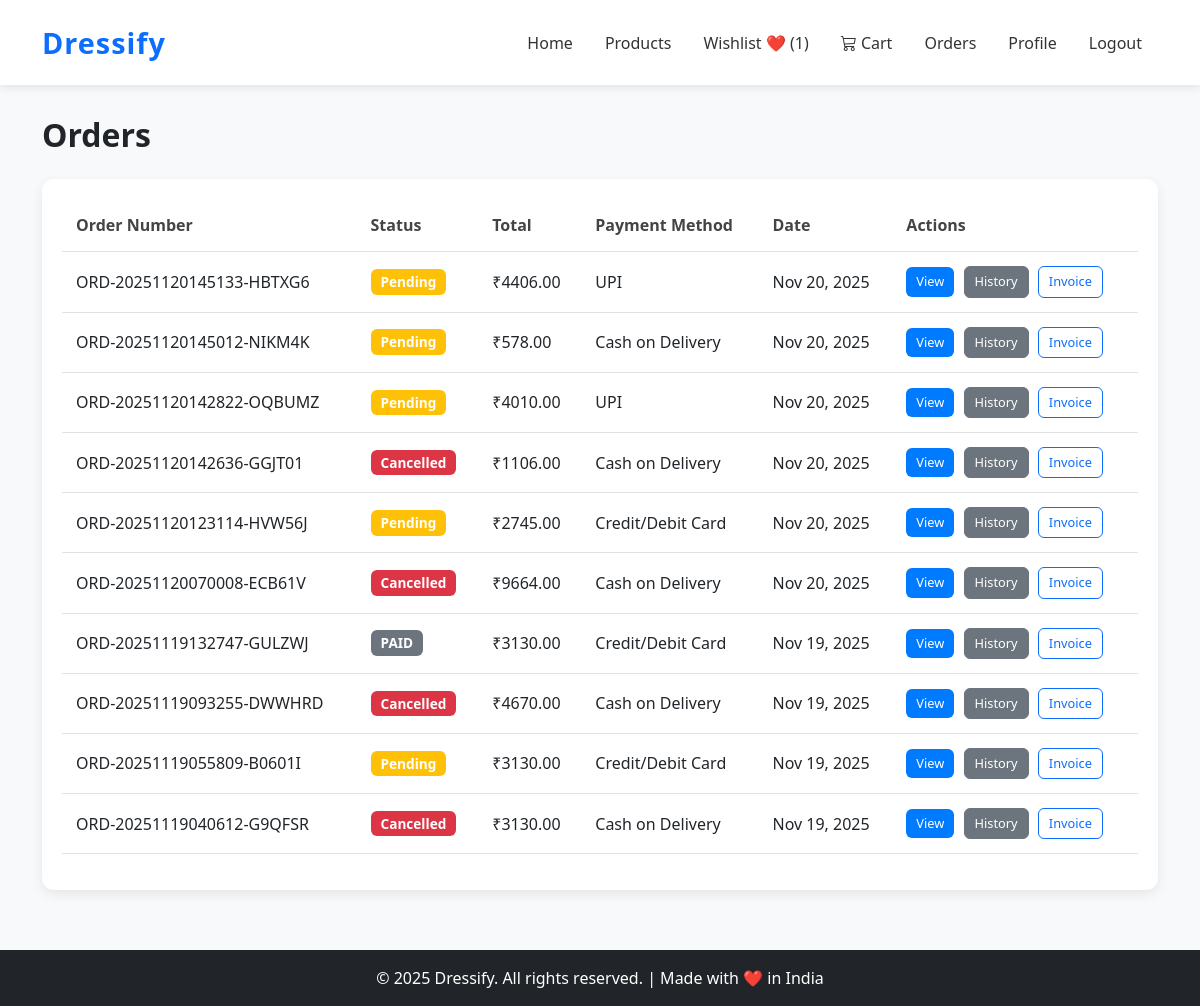
The page /orders/ (signed in) on the database as committed earlier.
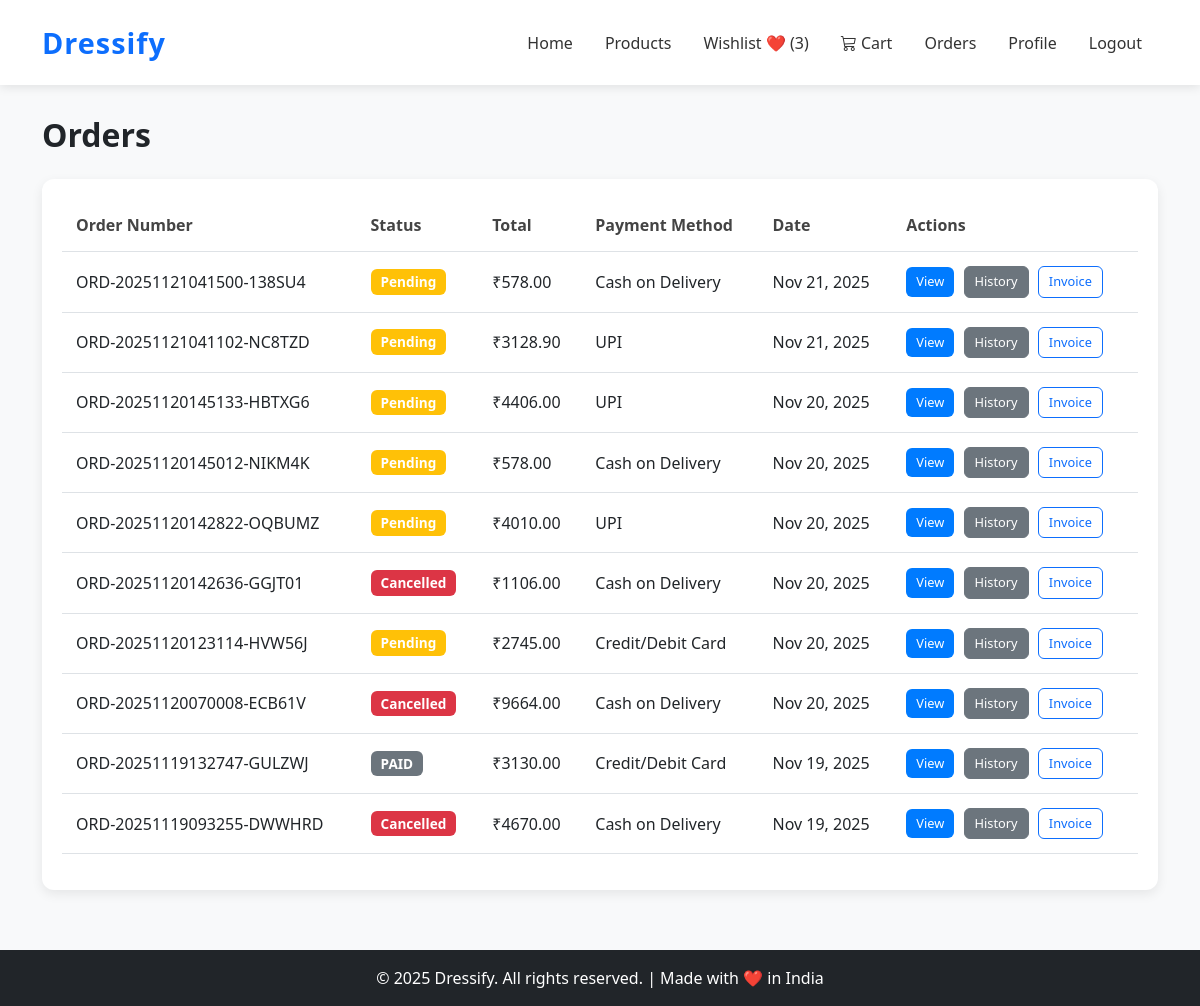
The same page on the database as committed later.
### orders/models.py (models this page shows, shortened)
class Order(models.Model):
    STATUS_CHOICES = [
        ('pending', 'Pending'),
        ('processing', 'Processing'),
        ('shipped', 'Shipped'),
        ('delivered', 'Delivered'),
        ('cancelled', 'Cancelled'),
        ('refunded', 'Refunded'),
    ]
    PAYMENT_METHOD_CHOICES = [
        ('cod', 'Cash on Delivery'),
        ('card', 'Credit/Debit Card'),
        ('upi', 'UPI'),
        ('netbanking', 'Net Banking'),
        ('wallet', 'Wallet'),
    ]
    user = models.ForeignKey(User, on_delete=models.CASCADE, related_name='orders')
    order_number = models.CharField(max_length=50, unique=True, editable=False)
    status = models.CharField(max_length=20, choices=STATUS_CHOICES, default='pending')
    subtotal = models.DecimalField(max_digits=10, decimal_places=2, validators=[MinValueValidator(Decimal('0.00'))])
    tax = models.DecimalField(max_digits=10, decimal_places=2, default=Decimal('0.00'), validators=[MinValueValidator(Decimal('0.00'))])
    shipping_cost = models.DecimalField(max_digits=10, decimal_places=2, default=Decimal('0.00'), validators=[MinValueValidator(Decimal('0.00'))])
    total = models.DecimalField(max_digits=10, decimal_places=2, validators=[MinValueValidator(Decimal('0.00'))])
    shipping_address = models.TextField()
    shipping_city = models.CharField(max_length=100)
    shipping_state = models.CharField(max_length=100)
    shipping_zip_code = models.CharField(max_length=20)
    shipping_country = models.CharField(max_length=100, default='India')
    shipping_phone = models.CharField(max_length=15)
    payment_method = models.CharField(max_length=20, choices=PAYMENT_METHOD_CHOICES, default='cod')
    payment_status = models.BooleanField(default=False)
    created_at = models.DateTimeField(auto_now_add=True)
    updated_at = models.DateTimeField(auto_now=True)
    class Meta:
        ordering = ['-created_at']
        indexes = [
            models.Index(fields=['order_number']),
            models.Index(fields=['user', '-created_at']),
            models.Index(fields=['status']),
        ]
    def get_status_badge_class(self):
        status_classes = {
            'pending': 'warning',
            'processing': 'info',
            'shipped': 'primary',
            'delivered': 'success',
            'cancelled': 'danger',
            'refunded': 'secondary',
        }
        return status_classes.get(self.status, 'secondary')
    def get_status_display_class(self):
        return self.get_status_badge_class()

### orders/views.py (the view)
# urls.py: path('', views.OrderListView.as_view(), name='list'),
class OrderListView(LoginRequiredMixin, View):
    template_name = 'orders/order_list.html'
    def get(self, request):
        if request.user.is_staff:
            orders = Order.objects.all().order_by('-created_at')
        else:
            orders = Order.objects.filter(user=request.user).order_by('-created_at')
        paginator = Paginator(orders, 10)
        page_obj = paginator.get_page(request.GET.get('page'))
        return render(request, self.template_name, {'orders': page_obj, 'page_title': 'Orders'})

### orders/templates/orders/Order_list.html (shortened to what this page needs)
{% extends 'base.html' %}
{% load static %}
{% block content %}
<div class="container orders-container">
    <h2 class="orders-title">Orders</h2>
    <div class="table-container">
        <table class="table table-hover">
            <thead>
                <tr>
                    <th>Order Number</th>
                    <th>Status</th>
                    <th>Total</th>
                    <th>Payment Method</th>
                    <th>Date</th>
                    <th>Actions</th>
                </tr>
            </thead>
            <tbody>
                {% for order in orders %}
                <tr>
                    <td data-label="Order Number">{{ order.order_number }}</td>
                    <td data-label="Status">
                        <span class="badge bg-{{ order.get_status_display_class }}">
                            {{ order.get_status_display }}
                        </span>
                    </td>
                    <td data-label="Total">₹{{ order.total }}</td>
                    <td data-label="Payment">{{ order.get_payment_method_display }}</td>
                    <td data-label="Date">{{ order.created_at|date:"M d, Y" }}</td>
                    <td data-label="Actions" class="actions-column">
                        <a href="{% url 'orders:detail' order.id %}"
                           class="btn btn-sm btn-primary">View</a>
                        <a href="{% url 'orders:payment_history' %}"
                           class="btn btn-sm btn-secondary">History</a>
                        <a href="{% url 'orders:invoice' order.id %}"
                           class="btn btn-sm btn-outline-primary">Invoice</a>
                    </td>
                </tr>
                {% empty %}
                <tr>
                    <td colspan="6" class="text-center text-muted">
                        No orders found.
                    </td>
                </tr>
                {% endfor %}
            </tbody>
        </table>
    </div>
</div>
{% endblock %}

### Accounts/templates/base.html (shortened to what this page needs)
{% load static %}
<!DOCTYPE html>
<html lang="en">
<head>
    <link href="https://cdn.jsdelivr.net/npm/bootstrap@5.3.0/dist/css/bootstrap.min.css" rel="stylesheet">
    <link rel="stylesheet" href="https://cdn.jsdelivr.net/npm/bootstrap-icons@1.11.1/font/bootstrap-icons.css">
</head>
<body>
    <nav class="navbar navbar-expand-lg navbar-light">
        <div class="container">
            <a class="navbar-brand" href="{% url 'home' %}">Dressify</a>
            <div class="collapse navbar-collapse" id="navbarNav">
                <ul class="navbar-nav ms-auto align-items-center">
                    <li class="nav-item"><a class="nav-link" href="{% url 'home' %}">Home</a></li>
                    <li class="nav-item"><a class="nav-link" href="{% url 'products:product_list' %}">Products</a></li>
                    <li class="nav-item">
                        <a href="{% url 'wishlist:wishlist' %}" class="nav-link">
                            Wishlist ❤️ ({{ request.user.wishlist_items.count }})
                        </a>
                    </li>
                    <li class="nav-item position-relative">
                        <a class="nav-link" href="{% url 'cart:cart_view' %}">
                            <i class="bi bi-cart3"></i>
                            Cart
                        </a>
                    </li>
                    {% if user.is_authenticated %}
                    <li class="nav-item"><a class="nav-link" href="{% url 'orders:list' %}">Orders</a></li>
                    <li class="nav-item"><a class="nav-link" href="{% url 'profile' %}">Profile</a></li>
                    <li class="nav-item"><a class="nav-link" href="{% url 'logout' %}">Logout</a></li>
                    {% else %}
                    <li class="nav-item"><a class="nav-link" href="{% url 'login' %}">Login</a></li>
                    <li class="nav-item"><a class="nav-link" href="{% url 'register' %}">Register</a></li>
                    {% endif %}
                </ul>
            </div>
        </div>
    </nav>
    <main class="content-wrapper">
        {% block content %}
        {% endblock %}
    </main>
    <footer>
        © 2025 Dressify. All rights reserved. | Made with ❤️ in India
    </footer>
</body>
</html>

Rows that differ between the two databases and show on the page:
no longer on this page (row unchanged): Order: order_number "ORD-20251119055809-B0601I", status "Pending", total "3130.00", payment_method "Credit/Debit Card", created_at "Nov 19, 2025"
no longer on this page (row unchanged): Order: order_number "ORD-20251119040612-G9QFSR", status "Cancelled", total "3130.00", payment_method "Cash on Delivery", created_at "Nov 19, 2025"
added Order: order_number "ORD-20251121041500-138SU4", status "Pending", total "578.00", payment_method "Cash on Delivery", created_at "Nov 21, 2025"
added Order: order_number "ORD-20251121041102-NC8TZD", status "Pending", total "3128.90", payment_method "UPI", created_at "Nov 21, 2025"
Other text that changed with them:
{{ request.user.wishlist_items.count }}: "1" → "3"
